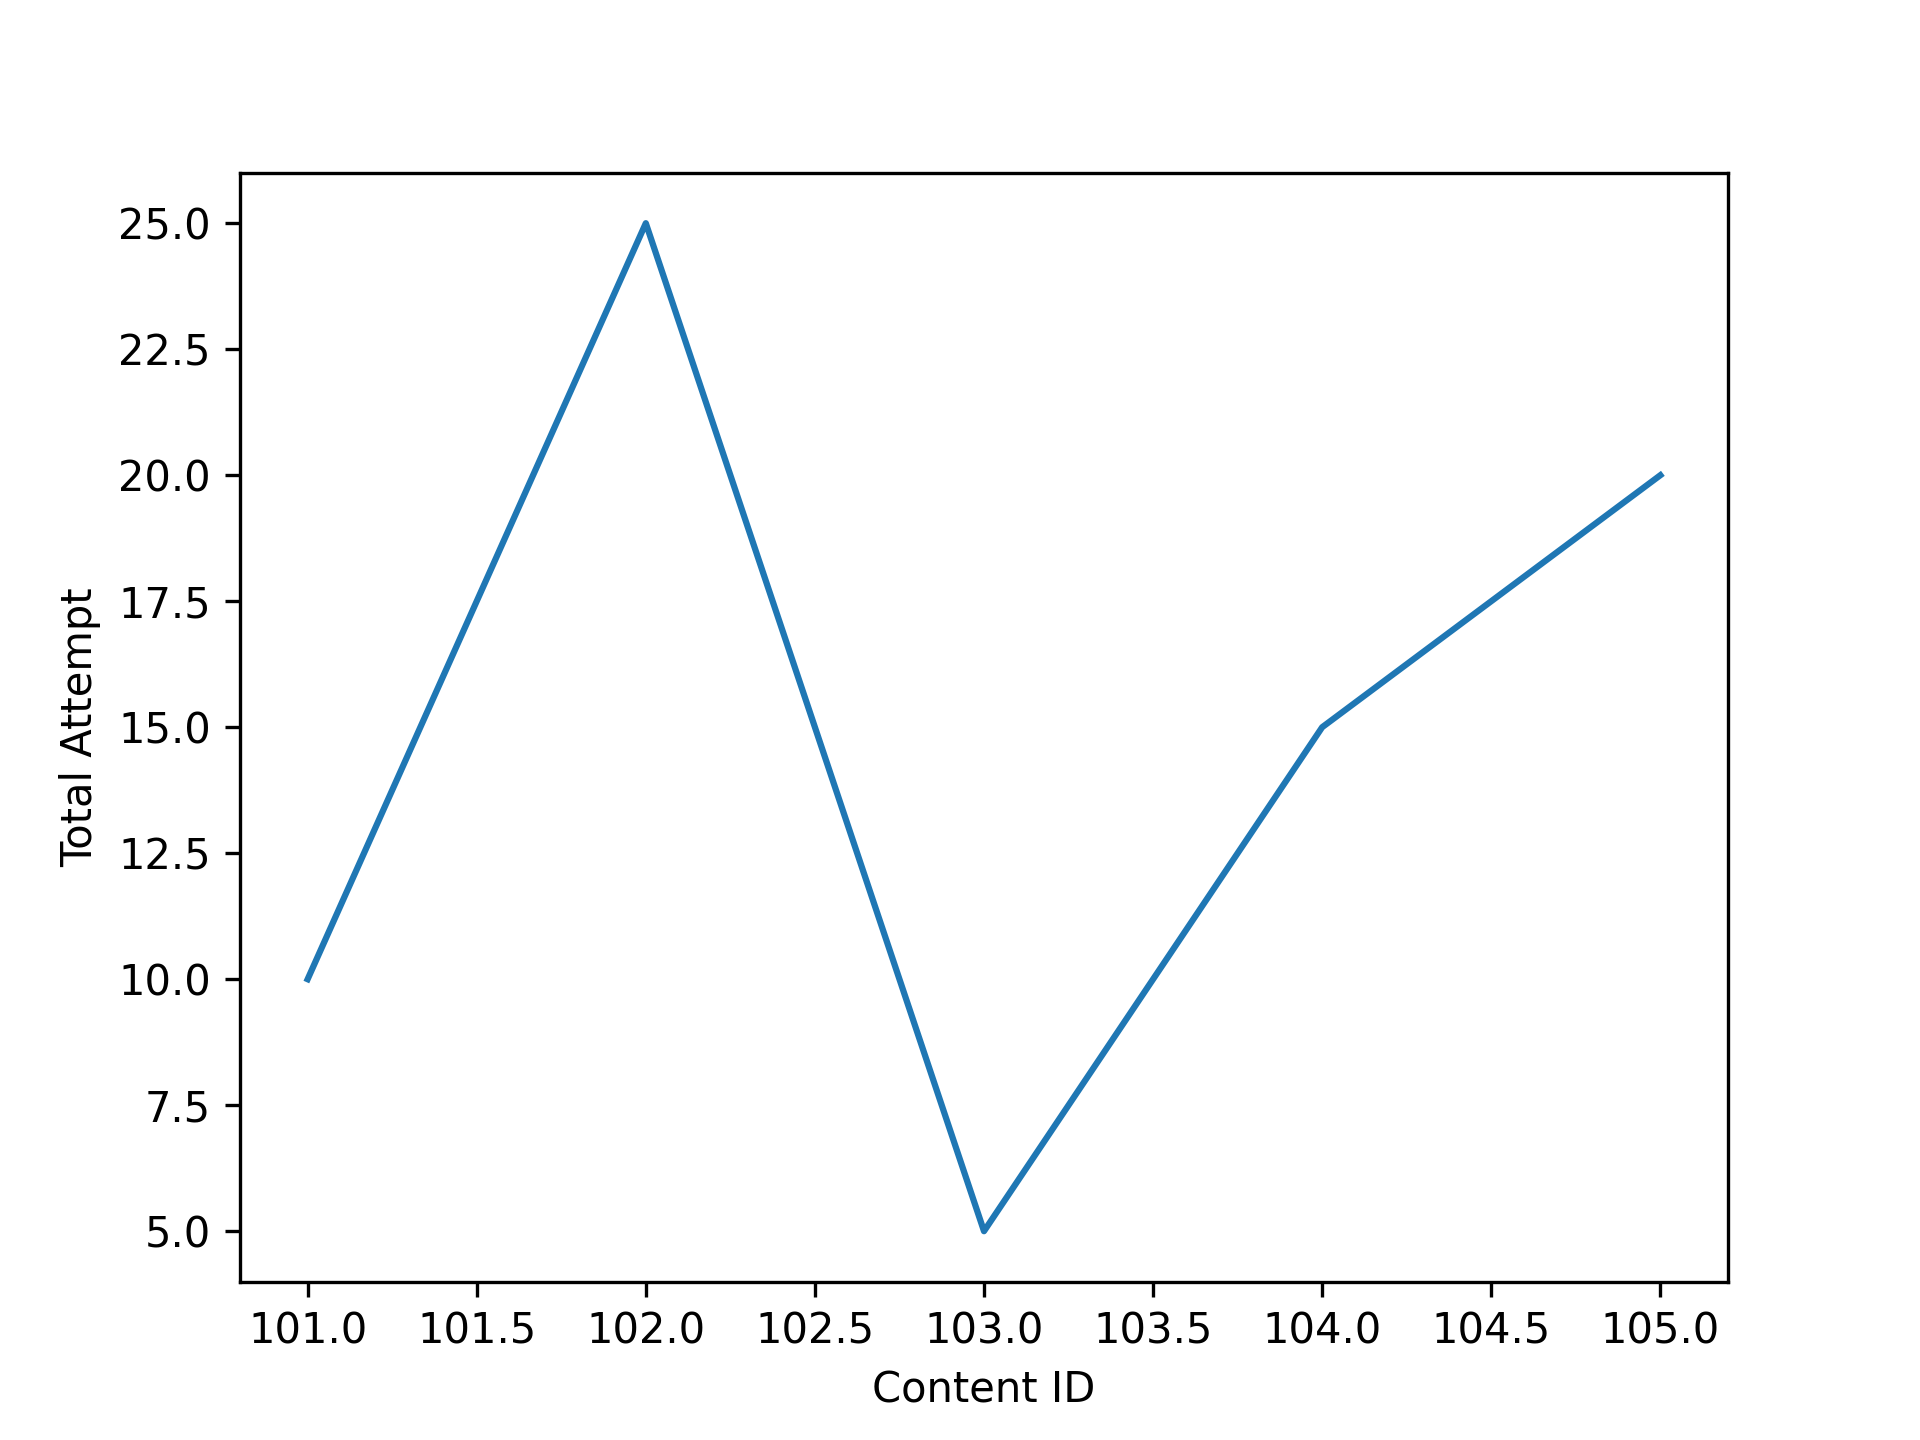

The script that saved this image:
import sys
import matplotlib.pyplot as plt
from PyQt5.QtWidgets import QApplication, QWidget, QVBoxLayout
from matplotlib.backends.backend_qt5agg import FigureCanvasQTAgg as FigureCanvas, NavigationToolbar2QT as NavigationToolbar


class LineGraphWidget(QWidget):
    def __init__(self, content_ID, total_attempt):
        super().__init__()

        self.labels = content_ID
        self.values = total_attempt

        self.setWindowTitle('Line Graph View')
        self.setGeometry(100, 100, 600, 400)

        self.initUI()

    def initUI(self):
        # create a QVBoxLayout to add the plot to the widget
        layout = QVBoxLayout(self)

        # create a Matplotlib figure and canvas
        fig, ax = plt.subplots()
        canvas = FigureCanvas(fig)

        # create a line graph
        ax.plot(self.labels, self.values)

        # set x-label and y-label
        ax.set_ylabel('Total Attempt')
        ax.set_xlabel('Content ID')

        # add the navigation toolbar
        toolbar = NavigationToolbar(canvas, self)
        layout.addWidget(toolbar)

        # add the canvas to the layout
        layout.addWidget(canvas)
        
        # save the figure as a PNG image
        fig.savefig('line_graph.png', dpi=300)


if __name__ == '__main__':
    # create some data
    content_ID = [101, 102, 103, 104, 105]
    total_attempt = [10, 25, 5, 15, 20]

    app = QApplication(sys.argv)

    # create the widget and set its properties
    widget = LineGraphWidget(content_ID, total_attempt)

    # show the widget
    widget.show()

    sys.exit(app.exec_())
